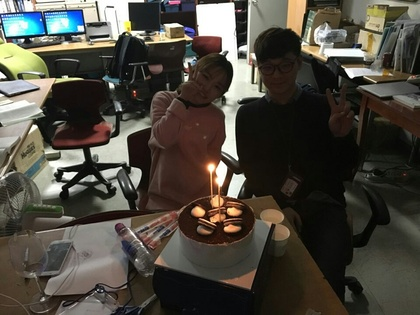
%> input picture 로보틱스/영상처리/테스트.jpg, 420 x 315 px, shrunk from 960 x 720 before the run
$ octave bdt.m   (GNU Octave 9; MATLAB toolbox functions it lacks are replaced by stand-ins)
%> lines starting %> are read from the running program, lines starting %| are printed output that depends on the picture; in (x1, y1, x2, y2) boxes, pixels count from 0 and x2, y2 are one past the last pixel; in counts of white or black regions, pixels touching at a corner belong together; the program's own positions count from 1
close all; clear all; clc;
%% Image Load
Load_Img=imread('테스트.jpg');
%> Load_Img is the input picture: size 315x420x3 uint8; mean R, G, B 76.3, 72.2, 63.1
%color=size(Load_Img,3);

%% Image Processing

%Gray_Img=rgb2gray(Load_Img);
Gray_Img=rgb2gray(Load_Img);
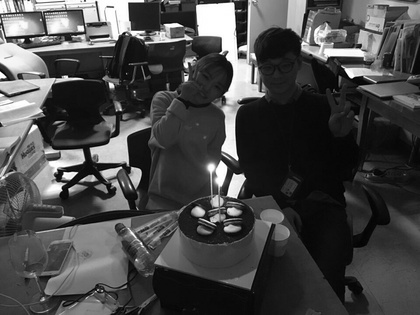
%> Gray_Img: size 315x420 uint8; min 0, max 255, mean 72.4
[r,w]=size(Gray_Img);
%> r = 315; w = 420
  level = graythresh(Gray_Img);
%> level = 0.424
  BW = im2bw(Gray_Img,level);
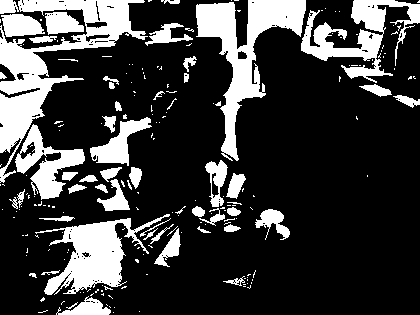
%> BW: size 315x420 logical; 23.6% white; 205 white regions (153 under 20 px), largest, box (x1, y1, x2, y2) and area: (0, 0, 148, 183) 7161, (196, 0, 306, 161) 5491, (35, 214, 170, 295) 3968
  BW2=uint8(size(Gray_Img));
%> BW2 = [255 255]
  for i=1:r
      for j=1:w
          BW2(i,j)=0;

          if(BW(i,j)==1)
              BW2(i,j)=255;
          end

      end
  end


  bw_hist=histeq(BW2,255);

  figure(1)
  imshow(BW2);
  figure(2)
  imhist(BW2);
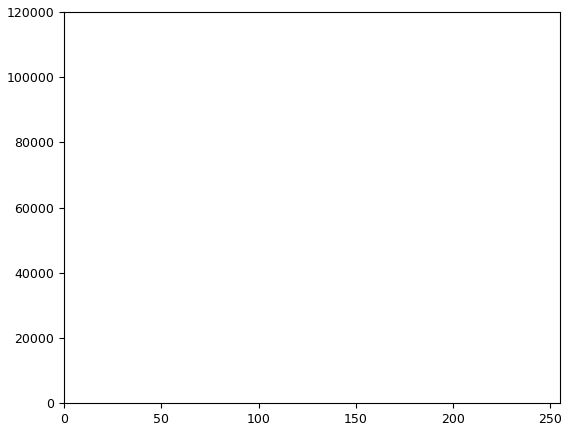
%> figure redrawn from the program's plot data; highest point at x = 0, y = 101080

$ run again, with 로보틱스/영상처리/untitled.bmp saved as 로보틱스/영상처리/테스트.jpg
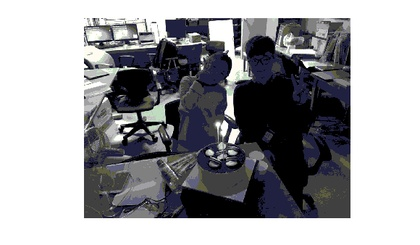
%> input picture 로보틱스/영상처리/untitled.bmp, 420 x 245 px, shrunk from 580 x 338 before the run
%> Load_Img is the input picture: size 245x420x3 uint8; mean R, G, B 158.5, 158.7, 161.9
%> level = 0.573
%> `BW = im2bw(Gray_Img,level);`:
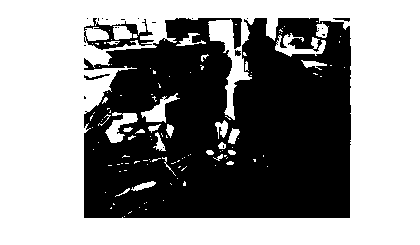
%> BW: size 245x420 logical; 56% white; 24 black regions (19 under 20 px), largest, box (x1, y1, x2, y2) and area: (84, 18, 351, 218) 44351, (84, 18, 154, 50) 776, (84, 74, 110, 80) 62, (333, 18, 350, 22) 39, (235, 50, 241, 56) 29
%> `imhist(BW2);`:
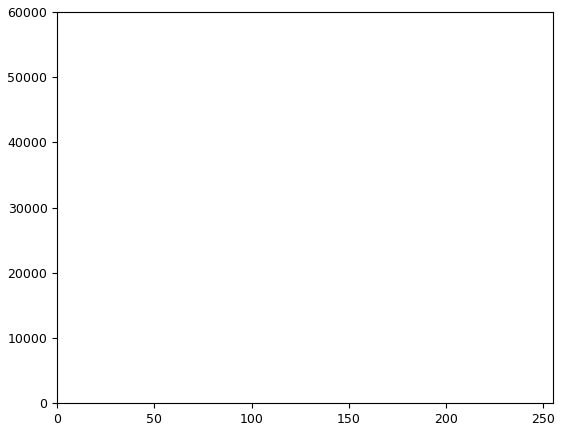
%> figure redrawn from the program's plot data; highest point at x = 255, y = 57603

$ run again, with 로보틱스/영상처리/어린이날.jpeg copied over 로보틱스/영상처리/테스트.jpg
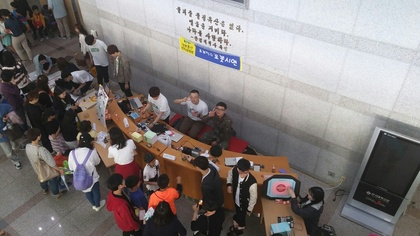
%> input picture 로보틱스/영상처리/어린이날.jpeg, 420 x 236 px, shrunk from 1440 x 810 before the run
%> Load_Img is the input picture: size 236x420x3 uint8; mean R, G, B 128.4, 122.1, 120.7
%> level = 0.545
%> `BW = im2bw(Gray_Img,level);`:
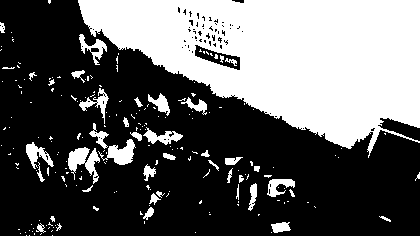
%> BW: size 236x420 logical; 38% white; 204 white regions (162 under 20 px), largest, box (x1, y1, x2, y2) and area: (78, 0, 420, 158) 32471, (68, 147, 100, 184) 577, (98, 139, 136, 165) 461
%> `imhist(BW2);`:
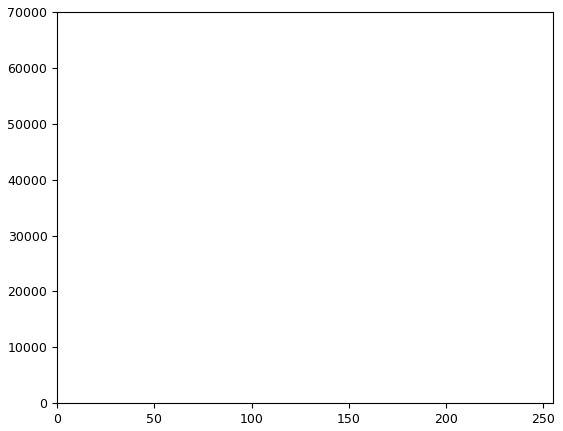
%> figure redrawn from the program's plot data; highest point at x = 0, y = 61452
